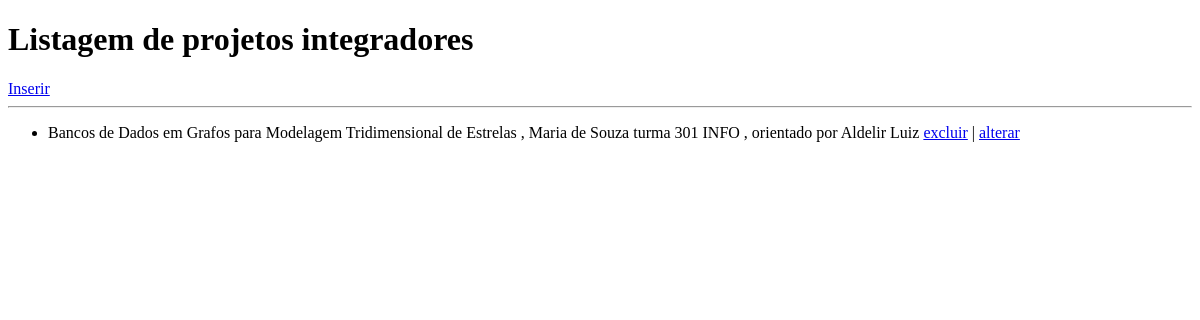
Page /listar on the earlier database version.
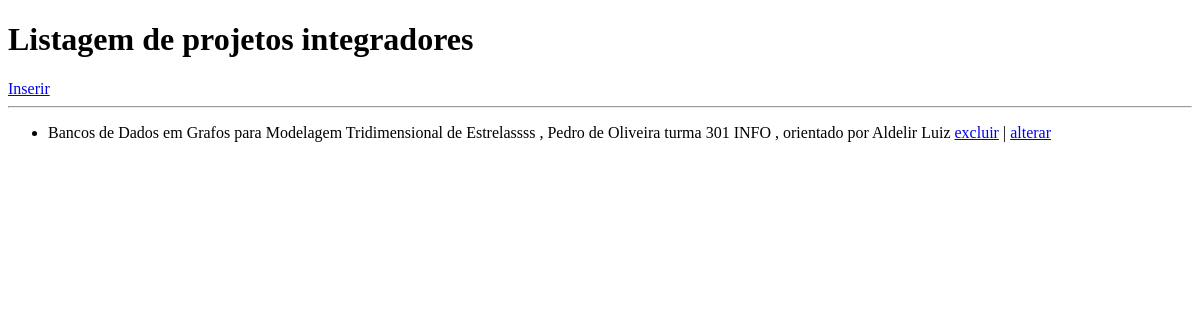
Same page on the later database version.
### modelo.py (models this page shows, shortened)
class BaseModel(Model):
    class Meta:
        database = db

class TrabalhoPI(BaseModel):
    titulo = CharField()
    descricao = CharField()
    url = CharField()
    alunos = ManyToManyField(Aluno)
    docentes = ManyToManyField(Docente)

class Aluno(BaseModel):
    nome = CharField()
    turma = CharField()

class Docente(BaseModel):
    nome = CharField()
    areas = ManyToManyField(Area)

### controlador-v6.py (the view)
@app.route("/listar")
def listar():
    trabs = TrabalhoPI.select()
    return render_template("listar-v5.html", lista = trabs)

### templates/listar-v5.html (shortened to what this page needs)
<!DOCTYPE html>
<html>
<head>
</head>
<body>
    <h1>Listagem de projetos integradores</h1>
    <a href=/form_inserir>Inserir</a>
    <hr>
    <ul>
        {% for trab in lista %}
            <li>{{trab.titulo}}
            {% for alu in trab.alunos %}
              , {{alu.nome}} turma {{alu.turma}}
            {% endfor %}
            {% for prof in trab.docentes %}
              , orientado por {{prof.nome}}
            {% endfor %}
            <a href=/excluir?id={{trab.id}}>excluir</a>
            | <a href=/form_alterar?id={{trab.id}}>alterar</a>
            </li>
        {% endfor %}
    </ul>
</body>
</html>

Differences in the rows shown:
changed TrabalhoPI: loses Aluno (nome "Maria de Souza", turma "301 INFO"); gains Aluno (nome "Pedro de Oliveira", turma "301 INFO"); titulo "Bancos de Dados em Grafos para Modelagem Tridimensional de Estrelas" → "Bancos de Dados em Grafos para Modelagem Tridimensional de Estrelassss"
